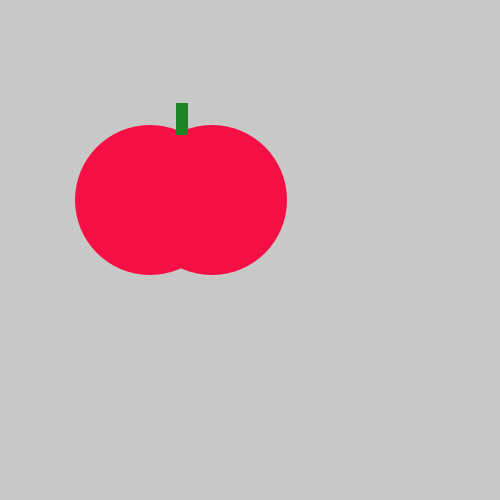
Frame 1 (no input)
Frame 60 (the mouse pressed at the canvas centre just before this capture): identical to frame 1, image omitted
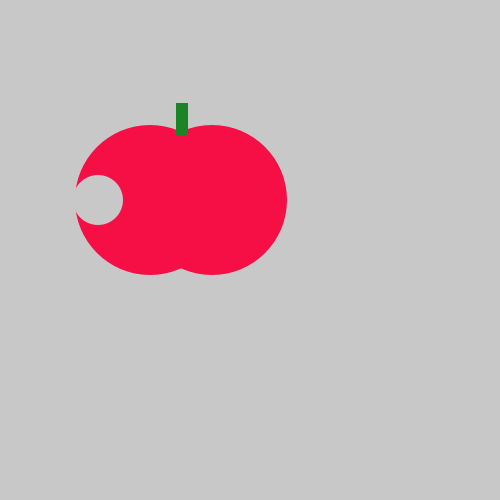
Frame 120 (the mouse held since frame 60 and released just before this capture)

The Processing sketch that drew these frames (run headless with seeded random() and noise(); from frame 60 on, the mouse is pressed at the canvas centre):

// Processing sketch: tasty_tomato
// ── tasty_tomato.pde
void setup() {
    size(500, 500);
}
void draw() {
    background(200, 200, 200);
    noStroke();
   fill(#F50F45);
    ellipse(150, 200, 150, 150);
    ellipse(212, 200, 150, 150);
   fill(#1C8327);
    rect(176, 103, 12, 32);
fill(200, 200, 200);
   if (mousePressed) { ellipse(98, 200, 50, 50); 

 
}
}
